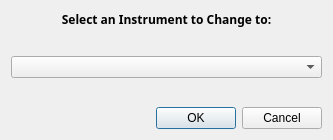
<?xml version="1.0" encoding="UTF-8"?>
<ui version="4.0">
 <class>instrument_select</class>
 <widget class="QDialog" name="instrument_select">
  <property name="geometry">
   <rect>
    <x>0</x>
    <y>0</y>
    <width>333</width>
    <height>140</height>
   </rect>
  </property>
  <property name="windowTitle">
   <string>instrument_select</string>
  </property>
  <layout class="QVBoxLayout" name="verticalLayout_2">
   <item>
    <layout class="QVBoxLayout" name="verticalLayout">
     <item>
      <widget class="QLabel" name="selectLabel">
       <property name="font">
        <font>
         <family>Sans</family>
         <weight>75</weight>
         <italic>false</italic>
         <bold>true</bold>
        </font>
       </property>
       <property name="text">
        <string>Select an Instrument to Change to:</string>
       </property>
       <property name="alignment">
        <set>Qt::AlignCenter</set>
       </property>
      </widget>
     </item>
     <item>
      <spacer name="verticalSpacer_2">
       <property name="orientation">
        <enum>Qt::Vertical</enum>
       </property>
       <property name="sizeHint" stdset="0">
        <size>
         <width>20</width>
         <height>40</height>
        </size>
       </property>
      </spacer>
     </item>
     <item>
      <widget class="QComboBox" name="instrumentCombo"/>
     </item>
     <item>
      <spacer name="verticalSpacer">
       <property name="orientation">
        <enum>Qt::Vertical</enum>
       </property>
       <property name="sizeHint" stdset="0">
        <size>
         <width>20</width>
         <height>40</height>
        </size>
       </property>
      </spacer>
     </item>
     <item>
      <widget class="QDialogButtonBox" name="confirmBox">
       <property name="standardButtons">
        <set>QDialogButtonBox::Cancel|QDialogButtonBox::Ok</set>
       </property>
      </widget>
     </item>
    </layout>
   </item>
  </layout>
 </widget>
 <resources/>
 <connections/>
</ui>
